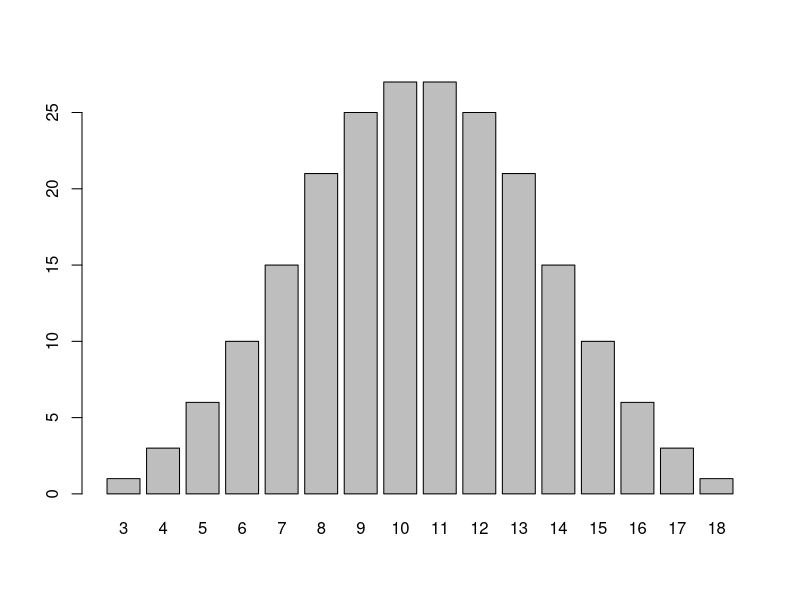
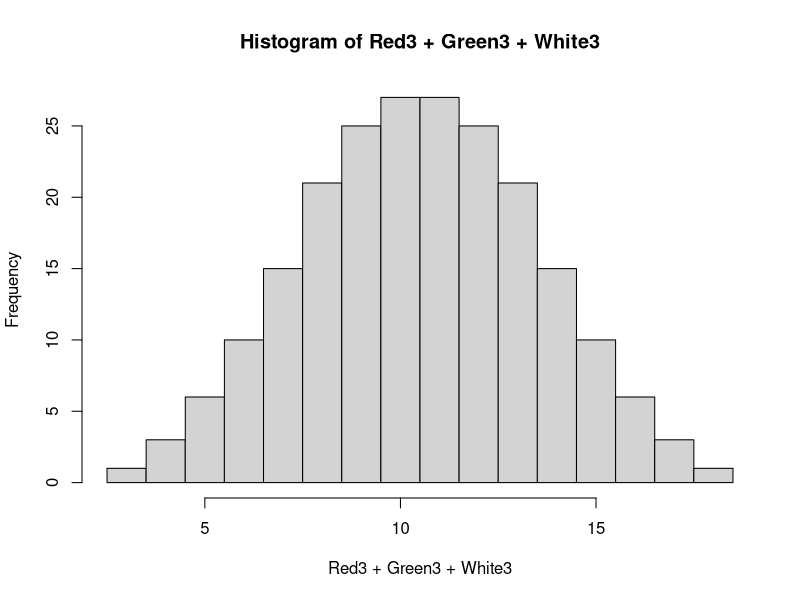
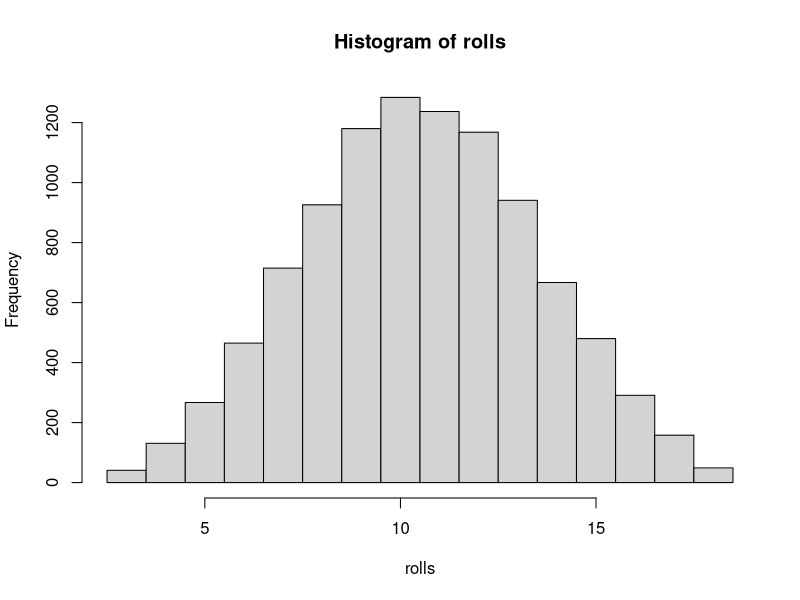
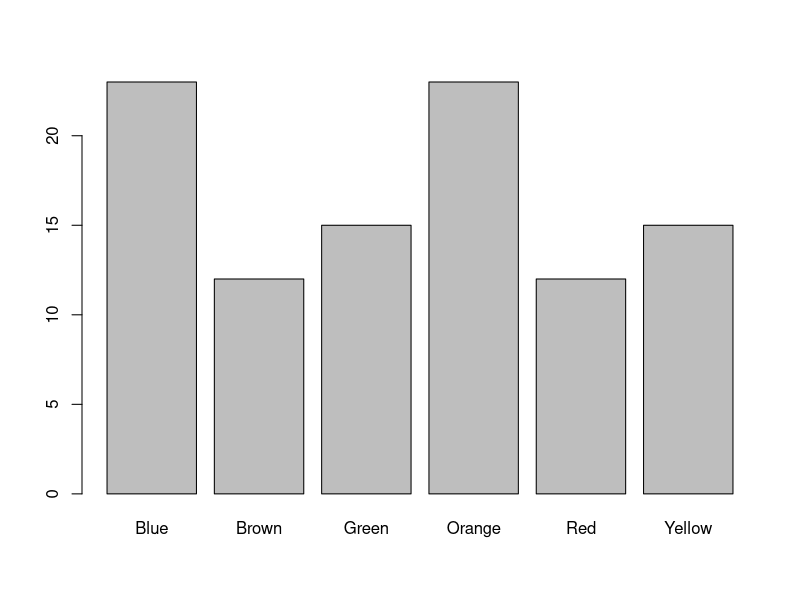
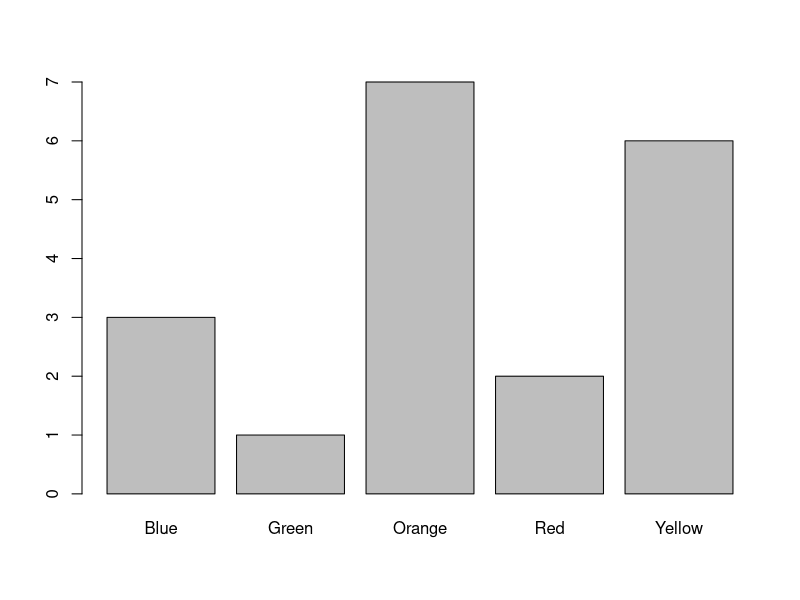

R code for these plots, in order:
#1-DiceProbs
#Populations and Samples
#Make a vector that lists all the outcomes of rolling one die
X <- 1:6; X
Omega <- data.frame(X); Omega 
#Now we have a sample space, and if we assume the die is fair we have a probability space
#X is a random variable
mu <-mean(Omega$X); mu  #expectation of X
sigmaSq <- mean((Omega$X - mu)^2); sigmaSq #variance
#We can specify an event( a subset of the sample space)
odd <- which(X %% 2 == 1); odd
#We can calculate the probability of this event and the conditional expectation
length(odd)/length(X)    # probabilty of an odd roll
mean(odd)         #conditional expectation
#For a pair of dice, one red, one green, we need two columns
Red2 <- rep(X, each = 6); Red2
Green2 <- rep(X, 6); Green2
Total <- Red2 + Green2       #sum of random variables
Omega2<- data.frame(Red2, Green2, Total); Omega2
CrapsWin <- which(Total == 7 | Total == 11)
length(CrapsWin)/nrow(Omega2)  #probability of winning
mean((Red2 - mu)*(Green2-mu))    #confirms that the die rolls are uncorrelated
#Since each row has the same probability, we can sample from this population
Omega2[4,] #extract one row
selection <- sample(1:36, 36, replace = TRUE)
sample36 <-Omega2[selection,]  ; sample36
sample36[1]
var(sample36[1], sample36[2])   #values close to zero suggest independence
#Try again with a much larger sample
#It is not hard to add a third die
Red3 <- rep(Red2, each = 6)
Green3 <- rep(Green2, each = 6)
White3 <- rep(Green2, 6)
Omega3 <- data.frame(Red3, Green3, White3); Omega3
mu3 <- mean(Red3 + Green3 + White3); mu3
sigmaSq3 <- mean((Red3 + Green3 + White3 -mu3)^2); sigmaSq3
probs <-table(Red3 + Green3 + White3)
barplot(probs)
#Making a nice-looking histogram is slightly tricky
hist(Red3+ Green3+ White3, breaks = seq(from = 2.5,to = 18.5))
#The number of sixes is a random variable
nSix <- (Red3 ==6) + (Green3 == 6) + (White3 ==6)
tbl <- table(nSix)
sum(tbl)
names(tbl)      #these are now character strings but can be coerced
as.numeric(names(tbl))
sum(as.numeric(names(tbl))*tbl)   #expected number of sixes
#Let's save this data frame
write.csv(Omega3,"Dice3.csv")   #you can open this in Excel
#We can also get samples
#Rolling one 1 die three times
sample(X, 3, replace = TRUE)
#Repeat this experiment 10000 times and save the results
N <- 10000; rolls<-numeric(N)   #empty vector
for (i in 1:N) {
  rolls[i]<-sum(sample(X, 3, replace = TRUE))
}
hist(rolls, breaks = seq(from = 2.5,to = 18.5))
#Now we are looking at a sample, not a population
x.bar <-mean(rolls); x.bar   #not exactly 10.5
mean((rolls-x.bar)^2)        #not exactly 8.75

#In 2008 Mars Candy Company revealed the probabilities for colors of M&Ms (see example B.2)
#For Peanut M&Ms
colors <-c("Blue", "Orange", "Green", "Yellow", "Red", "Brown") 
proportions<-c(23, 23, 15, 15, 12, 12)
MM <- rep(colors, proportions); MM    #vectors in action!
table(MM)
barplot(table(MM))
sum(MM == "Yellow")/length(MM)    #this is a probability
#A specific 1.74 ounce bag contained the following:
counts<-c(3, 7, 1,  6, 2, 0)
MMbag <- rep(colors, counts)       #this is sampling data
table(MMbag)
barplot(table(MMbag))
#Question: is this sample consistent with the 2008 probabilities?
#It is easy to generate more samples
sample(MM, 18)
#R has functions that do this sort of thing
rmultinom(1, 18, prob = proportions)





